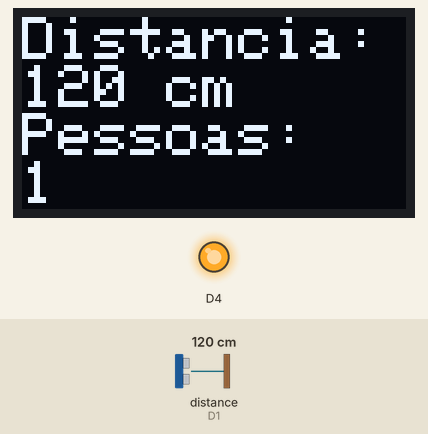
Bench run of a sketch on a simulated ESP8266 (NodeMCU). Parts: 128×64 one-colour display, output pins drawn as LEDs (lit = HIGH). The inputs (shaded band) are chosen by the test bench; at power-on: distance to the obstacle (sensor on D1) 80 cm. The echo pulse lasts 58.3 µs per cm; WiFi joins after 1.5 s; servers stay silent unless stated; uploads are accepted with an empty reply; what the sketch prints to the serial monitor is not drawn.

3.2 s: distance to the obstacle (sensor on D1) set to 18 cm
4.7 s: distance to the obstacle (sensor on D1) set to 120 cm
Above: at 5.4 s.
Timing chart, 0 to 7.7 s (numbered marks = the images above; inputs shaded):
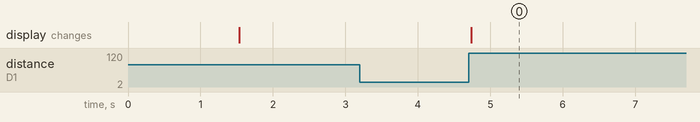

Measured:
- after the input at 3.2 s, every drawn part: stays the same
- after the input at 4.7 s, the display: changes at once (image 0)

The sketch:

contador.ino
```cpp
#include <Wire.h>
#include <ESP8266WiFi.h>
#include <ESP8266HTTPClient.h>
#include <Ultrasonic.h>
#include <SimpleTimer.h>
#include <Adafruit_SSD1306.h>
#include <Adafruit_GFX.h>

const char* ssid = "Laica-IoT";
const char* password = "Laica321";

const int trigPin = 16;
const int echoPin = 5;
const int distanciaMax = 75;
const int distanciaMin = 15;
const int distancia_Max_Saida = 220;
const int tolerancia = 10;

int contadorPessoas = 0;

Ultrasonic ultrassonico(trigPin, echoPin);
SimpleTimer timer;

// Definindo o display OLED (I2C)
#define SCREEN_WIDTH 128
#define SCREEN_HEIGHT 64
Adafruit_SSD1306 display(SCREEN_WIDTH, SCREEN_HEIGHT, &Wire, -1);

void setup() {
  Serial.begin(9600);
  pinMode(2, OUTPUT);

  // Conecta-se ao WiFi
  WiFi.begin(ssid, password);
  while (WiFi.status() != WL_CONNECTED) {
    delay(500);
    Serial.print(".");
  }

  Serial.println("\nConnected! IP address: ");
  Serial.println(WiFi.localIP());

  // Inicializa o display OLED
  Wire.begin(D6, D5); // SDA (D6), SCL (D5)
  if (!display.begin(SSD1306_SWITCHCAPVCC, 0x3C)) {  // Endereço padrão 0x3C
    Serial.println(F("Erro ao inicializar o display OLED"));
    while (true);  // Se o display não inicializar, trava
  }
  display.clearDisplay();

  // Configura o SimpleTimer para chamar a função requisicao() a cada 1 minuto (60.000 milissegundos)
  timer.setInterval(60000, requisicao);
  coldStart();
}

bool pessoaNoSensor = false;

void contarPessoas() {
  int distancia = ultrassonico.distanceRead();

  display.clearDisplay();
  display.setTextSize(2);
  display.setTextColor(SSD1306_WHITE);
  display.setCursor(0, 0);
  display.print("Distancia:");
  display.setCursor(0, 16);
  display.print(distancia);
  display.print(" cm");

  while (distancia > distancia_Max_Saida) {
    distancia = ultrassonico.distanceRead();
    delay(100);
    timer.run();
  }

  digitalWrite(2, HIGH);
  if (distancia < distanciaMax && distancia > distanciaMin && !pessoaNoSensor) {
    Serial.println("Distancia no range: " + String(distancia));
    pessoaNoSensor = true;
  }

  if (distancia > (distanciaMax + tolerancia) && pessoaNoSensor) {
    contadorPessoas++;
    Serial.println("Pessoas: " + String(contadorPessoas));
    Serial.println("Distancia saindo do range: " + String(distancia));


    display.setCursor(0, 32);
    display.print("Pessoas:");
    display.setCursor(0, 48);
    display.print(contadorPessoas);

    display.display();

    pessoaNoSensor = false;
    digitalWrite(2, LOW);
  }
}

void requisicao() {
  Serial.println("Enviando dados...");

  // Verifica se está conectado ao WiFi
  if (WiFi.status() == WL_CONNECTED) {
    // Cria um objeto WiFiClient
    WiFiClient client;
    HTTPClient http;
    // Inicializa a conexão HTTP
    http.begin(client, "http://laica.ifrn.edu.br/access-ng/log/");
    http.addHeader("Content-Type", "application/json");

    String body = "{\"deviceMac\": \"";
    body += WiFi.macAddress();
    body += "\",\"topic\": \"Contador\", \"type\": \"INFO\",\"message\": \"Pessoas = ";
    body += String(contadorPessoas);
    body += "\"}";

    int httpCode = http.POST(body);
    digitalWrite(2, HIGH);

    // Verifica o código de resposta HTTP
    if (httpCode > 0) {
      Serial.print("HTTP response code: ");
      Serial.println(httpCode);
      String response = http.getString();
      Serial.println("Response: " + response);
    } else {
      Serial.println("Error on HTTP request");
    }

    // Finaliza a conexão HTTP
    http.end();
    digitalWrite(2, LOW);

    // Resetar o contador de pessoas após enviar os dados
    contadorPessoas = 0;
  }
}

void loop() {
  contarPessoas();

  // Executa as tarefas do SimpleTimer
  timer.run();
}

void coldStart() {
  if ((WiFi.status() == WL_CONNECTED)) {
    WiFiClient client;
    HTTPClient http;
    http.begin(client, "http://laica.ifrn.edu.br/access-ng/log/");  // HTTP
    http.addHeader("Content-Type", "application/json");
    String body = "{\"deviceMac\": \"";
    body += WiFi.macAddress();
    body += "\",\"topic\": \"ANGeLUS\", \"type\": \"INFO\",\"message\": \"Cold Start\"}";
    int httpCode = http.POST(body);
    if (httpCode > 0) {
      digitalWrite(2, HIGH);
      delay(200);
      digitalWrite(2, LOW);
      } else {
      digitalWrite(2, HIGH);
      delay(1000);
      ESP.restart();
      }
  }
}
```
